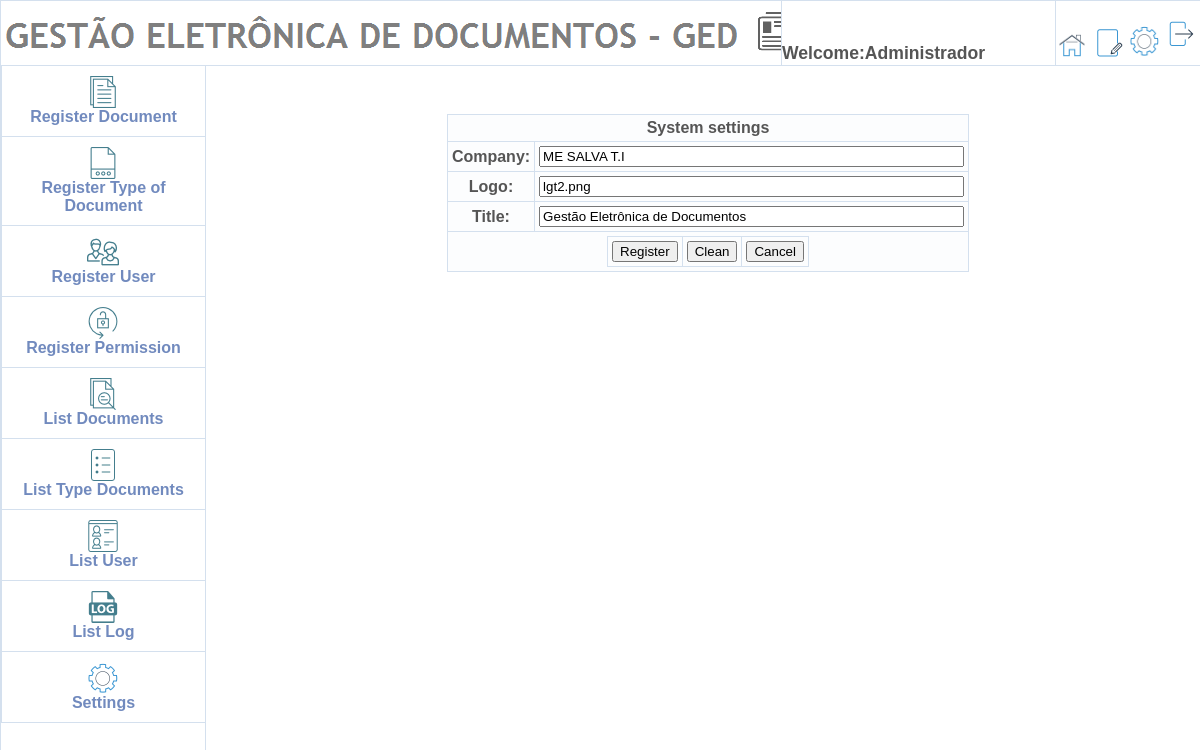
The app's page /index.php?acao=config (signed in) with its own data.
### tables this page shows
CREATE TABLE IF NOT EXISTS `configuracao` (
  `id_conf` int(11) NOT NULL AUTO_INCREMENT,
  `id_usuario` int(11) NOT NULL,
  `nome_empresa` varchar(40) NOT NULL,
  `nome_logo` varchar(10) NOT NULL,
  `titulo_navegador` varchar(40) NOT NULL,
  PRIMARY KEY (`id_conf`),
  KEY `id_usuario` (`id_usuario`)
);

### util/adodb/adodb.inc.php (called while the page is built, shortened)
<?php
 if (!defined('_ADODB_LAYER')) {
	GLOBAL
		$ADODB_vers,
		$ADODB_COUNTRECS,
		$ADODB_CACHE_DIR,
		$ADODB_CACHE,
		$ADODB_CACHE_CLASS,
		$ADODB_EXTENSION,
		$ADODB_COMPAT_FETCH,
	 	$ADODB_FETCH_MODE,
		$ADODB_GETONE_EOF,
		$ADODB_QUOTE_FIELDNAMES;
	function ADODB_Setup()
	{
	GLOBAL
		$ADODB_vers,
		$ADODB_COUNTRECS,
		$ADODB_CACHE_DIR,
	 	$ADODB_FETCH_MODE,
		$ADODB_CACHE,
		$ADODB_CACHE_CLASS,
		$ADODB_FORCE_TYPE,
		$ADODB_GETONE_EOF,
		$ADODB_QUOTE_FIELDNAMES;
		if (!isset($ADODB_COUNTRECS)) $ADODB_COUNTRECS = true;
	}
	class ADOConnection {
	var $database = '';
	var $host = '';
	var $user = '';
	var $debug = false;
	var $true = '1';
	var $false = '0';
	var $fetchMode=false;
	var $bulkBind = false;
	var $_queryID = false;
	var $_bindInputArray = false;
	function Connect($argHostname = "", $argUsername = "", $argPassword = "", $argDatabaseName = "", $forceNew = false)
	{
		if ($argHostname != "") $this->host = $argHostname;
		if ($argUsername != "") $this->user = $argUsername;
		if ($argDatabaseName != "") $this->database = $argDatabaseName;
		if ($forceNew) {
			if ($rez=$this->_nconnect($this->host, $this->user, $argPassword, $this->database)) return true;
		} else {
			 if ($rez=$this->_connect($this->host, $this->user, $argPassword, $this->database)) return true;
		}
		return $ret;
	}
	function Execute($sql,$inputarr=false)
	{
		if ($inputarr) {
			if (!is_array($inputarr)) $inputarr = array($inputarr);
			$element0 = reset($inputarr);
			$array_2d = $this->bulkBind && is_array($element0) && !is_object(reset($element0));
			unset($element0);
			if (!is_array($sql) && !$this->_bindInputArray) {
				$sqlarr = explode('?',$sql);
				$nparams = sizeof($sqlarr)-1;
				if (!$array_2d) $inputarr = array($inputarr);
				foreach($inputarr as $arr) {
					$sql = ''; $i = 0;
					while(list(, $v) = each($arr)) {
						$sql .= $sqlarr[$i];
						$typ = gettype($v);
						if ($typ == 'string')
							$sql .= $this->qstr($v);
						else if ($typ == 'double')
							$sql .= str_replace(',','.',$v);
						else if ($typ == 'boolean')
							$sql .= $v ? $this->true : $this->false;
						else if ($typ == 'object') {
							if (method_exists($v, '__toString')) $sql .= $this->qstr($v->__toString());
							else $sql .= $this->qstr((string) $v);
						} else if ($v === null)
							$sql .= 'NULL';
						else
							$sql .= $v;
						$i += 1;
						if ($i == $nparams) break;
					}
					if (isset($sqlarr[$i])) {
						$sql .= $sqlarr[$i];
						if ($i+1 != sizeof($sqlarr)) $this->outp_throw( "Input Array does not match ?: ".htmlspecialchars($sql),'Execute');
					} else if ($i != sizeof($sqlarr))
						$this->outp_throw( "Input array does not match ?: ".htmlspecialchars($sql),'Execute');
					$ret = $this->_Execute($sql);
					if (!$ret) return $ret;
				}
			} else {
				if ($array_2d) {
					if (is_string($sql))
						$stmt = $this->Prepare($sql);
					else
						$stmt = $sql;
					foreach($inputarr as $arr) {
						$ret = $this->_Execute($stmt,$arr);
						if (!$ret) return $ret;
					}
				} else {
					$ret = $this->_Execute($sql,$inputarr);
				}
			}
		} else {
			$ret = $this->_Execute($sql,false);
		}
		return $ret;
	}
	function _Execute($sql,$inputarr=false)
	{
		if ($this->debug) {
			global $ADODB_INCLUDED_LIB;
			if (empty($ADODB_INCLUDED_LIB)) include(ADODB_DIR.'/adodb-lib.inc.php');
			$this->_queryID = _adodb_debug_execute($this, $sql,$inputarr);
		} else {
			$this->_queryID = @$this->_query($sql,$inputarr);
		}
		$rs = new $rsclass($this->_queryID,$this->fetchMode);
		$rs->connection = $this;
		$rs->Init();
		if (is_array($sql)) $rs->sql = $sql[0];
		else $rs->sql = $sql;
		return $rs;
	}
}
	function ADOLoadCode($dbType)
	{
		$db = strtolower($dbType);
		switch ($db) {
			default:
				$class = $db; break;
		}
		$ADODB_LASTDB = $class;
		if (class_exists("ADODB_" . $class)) return $class;
		return false;
	}
	function NewADOConnection($db='')
	{
		$tmp = ADONewConnection($db);
		return $tmp;
	}
	function ADONewConnection($db='')
	{
	GLOBAL $ADODB_NEWCONNECTION, $ADODB_LASTDB;
		$errorfn = (defined('ADODB_ERROR_HANDLER')) ? ADODB_ERROR_HANDLER : false;
		if(empty($obj)) {
			if (!isset($ADODB_LASTDB)) $ADODB_LASTDB = '';
			if ($db != $ADODB_LASTDB) $db = ADOLoadCode($db);
			$cls = 'ADODB_'.$db;
			$obj = new $cls();
		}
		return $obj;
	}
}
?>

### util/conecta.php (called while the page is built, shortened)
<?php
require('adodb/adodb.inc.php');
class conexao {
    public $servidorSql = "mysqli";
    public function __construct() {
        $this->banco = NewADOConnection($this->servidorSql);
    }
}
?>

### util/adodb/drivers/adodb-mysqli.inc.php (called while the page is built, shortened)
<?php
if (! defined("_ADODB_MYSQLI_LAYER")) {
class ADODB_mysqli extends ADOConnection {
	var $clientFlags = 0;
	var $port = false;
	var $socket = false;
	var $optionFlags = array(array(MYSQLI_READ_DEFAULT_GROUP,0));
  	var $multiQuery = false;
	function _connect($argHostname = NULL,
			  $argUsername = NULL,
			  $argPassword = NULL,
			  $argDatabasename = NULL, $persist=false)
	  {
	    $this->_connectionID = @mysqli_init();
		foreach($this->optionFlags as $arr) {
			mysqli_options($this->_connectionID,$arr[0],$arr[1]);
		}
		$ok = mysqli_real_connect($this->_connectionID,
 				    $argHostname,
 				    $argUsername,
 				    $argPassword,
 				    $argDatabasename,
					$this->port,
					$this->socket,
					$this->clientFlags);
		if ($ok) {
	 		if ($argDatabasename)  return $this->SelectDB($argDatabasename);
 			return true;
 	   } else {
			if ($this->debug)
		  		ADOConnection::outp("Could't connect : "  . $this->ErrorMsg());
			$this->_connectionID = null;
			return false;
	   }
	}
	function SelectDB($dbName)
	{
	    if ($this->_connectionID) {
        	$result = @mysqli_select_db($this->_connectionID, $dbName);
			return $result;
		}
	    return false;
	}
	function _query($sql, $inputarr)
	{
	global $ADODB_COUNTRECS;
		if ($this->multiQuery) {
			$rs = mysqli_multi_query($this->_connectionID, $sql.';');
			if ($rs) {
				$rs = ($ADODB_COUNTRECS) ? @mysqli_store_result( $this->_connectionID ) : @mysqli_use_result( $this->_connectionID );
				return $rs ? $rs : true;
			}
		} else {
			$rs = mysqli_query($this->_connectionID, $sql, $ADODB_COUNTRECS ? MYSQLI_STORE_RESULT : MYSQLI_USE_RESULT);
			if ($rs) return $rs;
		}
		return false;
	}
}
}
?>

### consultas/sqlConfig.php (called while the page is built, shortened)
<?php
require_once dirname(__FILE__) . '/../util/conecta.php';
class configuracao
{
    private $conecta;
    public function __construct()
    {
        $this->conecta = new conexao();
    }
    public function listarConfiguracao()
    {
        $sql = "SELECT * FROM configuracao";
        $this->resultado = $this->conecta->banco->Execute($sql);
        $this->registros = $this->resultado->FetchNextObj();
    }
}
?>

### formCadastraConfig.php (the view, shortened to what this page needs)
<?php
  $permissoes=$_SESSION['permissoesUsuario'];
if($permissoes['cdr_config']=='S'){?>
<html>
<body>
<form id="formCadastraConfig" name="formCadastraConfig" method="post" action="index.php?acao=gravarConfig">
  <p>&nbsp;</p>
  <table width="382" border="1" align="center">
    <tr>
      <th colspan="2" scope="col"><?php translateMsg('System settings')?></th>
    </tr>
    <tr>
      <th width="68" align="center" scope="col"><?php translateMsg('Company:')?></th>
      <th width="378" align="center" scope="col">
      <input name="txtNomeEmpresa" type="text" id="txtNomeEmpresa" size="50" maxlength="40"   value="<?php  echo $operacao->registros->nome_empresa;?>"/></th>
    </tr>
    <tr>
      <th scope="row"><?php translateMsg('Logo:')?></th>
      <th scope="row"><input name="txtLogo" type="text" id="txtLogo" size="50" maxlength="10"  value="<?php  echo $operacao->registros->nome_logo;?>"/></th>
    </tr>
    <tr>
      <th scope="row"><?php translateMsg('Title:')?></th>
      <th scope="row"><input name="txtTitulo" type="text" id="txtTitulo" size="50" maxlength="40"  value="<?php  echo $operacao->registros->titulo_navegador;?>"/></th>
    </tr>
    <tr>
      <th colspan="2" scope="row"><table width="32" border="1">
        <tr>
          <th scope="col"><input type="button" name="btCadastrar" id="btCadastrar" value="<?php translateMsg('Register')?>" onClick="validaCampoConfig(messageCompany,messageLogo,messageTitle)"  /></th>
          <th scope="col"><input type="button" name="btLimparCampos" id="btLimparCampos" value="<?php translateMsg('Clean')?>" onClick=limparCamposConfiguracao() /></th>
          <th scope="col"><input type="reset" name="btCancelar" id="btCancelar" value="<?php translateMsg('Cancel')?>"/></th>
        </tr>
      </table></th>
    </tr>
  </table>
  <p>&nbsp;</p>
  <p>&nbsp;</p>
</form>
<p>&nbsp;</p>
</body>
</html>
<?php }else{
   geraPedidoConfirmacao("<h3>".getTranslateMsg('Attention!')."</h3></br>" ."<h3>".getTranslateMsg('The user does not have access to this module.')."<h3>","error","center");
  } ?>

### records on screen
configuracao: txtNomeEmpresa "ME SALVA T.I", txtLogo "lgt2.png", txtTitulo "Gestão Eletrônica de Documentos"

### other values on screen
__($string) "Welcome Register Document Register Type of Document Register User Register Permission List Documents List Type Documents List User List Log Settings System settings Company: Logo: Title:"
$_SESSION['nomeUsuario'] "Administrador"
